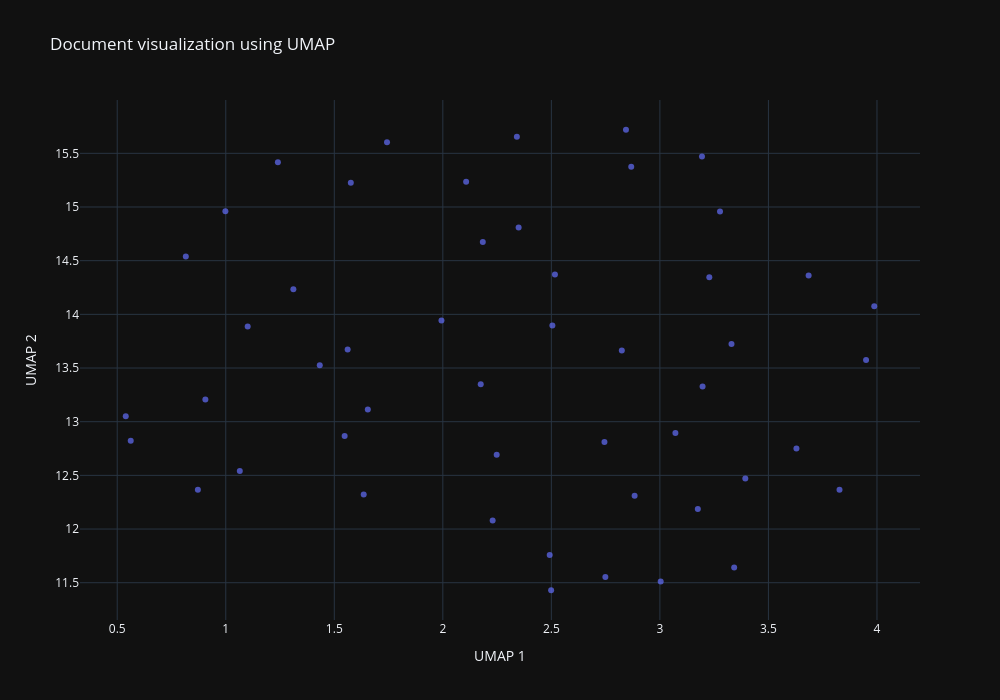

The notebook cell saved with this chart:
### Code cell
import umap
import pandas as pd
import plotly.express as px

reducer = umap.UMAP(
    n_components=2,
    n_neighbors=10,
    metric="cosine",
    random_state=42
)

embedding = reducer.fit_transform(X_tfidf)

umap_df = pd.DataFrame(
    embedding,
    index=documents.keys(),
    columns=["x", "y"]
)
umap_df["title"] = umap_df.index

fig = px.scatter(
    umap_df,
    x="x",
    y="y",
    hover_name="title",
    title="Document visualization using UMAP",
    labels={"x": "UMAP 1", "y": "UMAP 2"},
    width=1000,
    height=700,
)
fig.update_traces(marker=dict(size=6, opacity=0.7))
fig.show()

### Figure 1 — Plotly figure (JSON) as saved in the notebook; plotly's stock layout.template omitted (floating-point values rounded to 4 significant figures)
{"data": [{"hovertemplate": "<b>%{hovertext}</b><br><br>UMAP 1=%{x}<br>UMAP 2=%{y}<extra></extra>", "hovertext": ["Gazprom", "China Shipping Container Lines", "China Communications Construction", "ChinaCoal", "China International Marine Containers", "Buenaventura (entreprise)", "Buffalo Technology", "Build-A-Bear Workshop", "China Pacific Insurance", "Bull (entreprise)", "Embraer", "Groupe Carnival", "United Technologies", "Canadian Natural Resources", "Canadian Oil Sands", "Canadian Solar", "Canadian Tire", "Canfor", "Capgemini", "Oatly", "Wingtech", "Prodways Group", "Shake Shack", "Ariston Thermo", "WestJet Airlines", "Live Nation Entertainment", "IA Groupe financier", "Rumble (entreprise)", "SentinelOne", "Niu Tech", "Sokon", "Callaway Golf", "Calpis", "Cameco", "Orbital Sciences", "Campbell Soup Company", "NTT Data", "Suzano (entreprise)", "Cencosud", "Cenovus", "CenterPoint Energy", "Alma Media", "Vicinity Centres", "Kadokawa Shoten", "Nippon Telegraph and Telephone", "Cerner", "Hershey's", "DirecTV", "IndiGo", "Hilton Worldwide"], "legendgroup": "", "marker": {"color": "#636efa", "symbol": "circle", "opacity": 0.7, "size": 6}, "mode": "markers", "name": "", "orientation": "v", "showlegend": false, "x": [3.277, 1.654, 1.994, 2.868, 1.548, 2.184, 3.629, 1.24, 1.433, 3.175, 2.749, 2.229, 3.004, 2.341, 2.107, 1.576, 1.743, 0.9983, 3.071, 1.311, 1.562, 3.827, 3.33, 0.5622, 2.499, 2.745, 2.175, 2.825, 2.505, 0.906, 0.5392, 2.248, 0.8715, 2.349, 3.342, 1.065, 3.987, 0.8159, 3.228, 2.844, 3.194, 2.883, 2.516, 3.393, 3.95, 3.685, 1.635, 3.197, 2.492, 1.101], "xaxis": "x", "y": [14.96, 13.11, 13.94, 15.38, 12.87, 14.67, 12.75, 15.42, 13.53, 12.19, 11.55, 12.08, 11.51, 15.66, 15.23, 15.23, 15.6, 14.96, 12.9, 14.23, 13.67, 12.37, 13.72, 12.82, 11.43, 12.81, 13.35, 13.66, 13.9, 13.21, 13.05, 12.69, 12.37, 14.81, 11.64, 12.54, 14.07, 14.54, 14.35, 15.72, 15.47, 12.31, 14.37, 12.47, 13.58, 14.36, 12.32, 13.33, 11.76, 13.89], "yaxis": "y", "type": "scatter"}], "layout": {"xaxis": {"anchor": "y", "domain": [0.0, 1.0], "title": {"text": "UMAP 1"}}, "yaxis": {"anchor": "x", "domain": [0.0, 1.0], "title": {"text": "UMAP 2"}}, "legend": {"tracegroupgap": 0}, "title": {"text": "Document visualization using UMAP"}, "height": 700, "width": 1000}}
